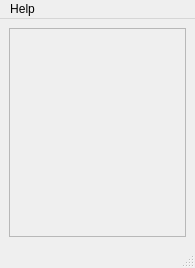
<?xml version="1.0" encoding="UTF-8"?>
<ui version="4.0">
 <class>MainWindow</class>
 <widget class="QMainWindow" name="MainWindow">
  <property name="geometry">
   <rect>
    <x>0</x>
    <y>0</y>
    <width>195</width>
    <height>268</height>
   </rect>
  </property>
  <property name="minimumSize">
   <size>
    <width>195</width>
    <height>250</height>
   </size>
  </property>
  <property name="windowTitle">
   <string>AVRelay</string>
  </property>
  <widget class="QWidget" name="centralwidget">
   <layout class="QVBoxLayout" name="verticalLayout">
    <item>
     <widget class="QScrollArea" name="scrollArea">
      <property name="widgetResizable">
       <bool>true</bool>
      </property>
      <widget class="QWidget" name="saContents">
       <property name="geometry">
        <rect>
         <x>0</x>
         <y>0</y>
         <width>175</width>
         <height>207</height>
        </rect>
       </property>
       <layout class="QVBoxLayout" name="verticalLayout_2">
        <item>
         <layout class="QFormLayout" name="saLayout">
          <property name="sizeConstraint">
           <enum>QLayout::SetMinimumSize</enum>
          </property>
          <property name="horizontalSpacing">
           <number>3</number>
          </property>
          <property name="verticalSpacing">
           <number>0</number>
          </property>
         </layout>
        </item>
       </layout>
      </widget>
     </widget>
    </item>
   </layout>
  </widget>
  <widget class="QMenuBar" name="menubar">
   <property name="geometry">
    <rect>
     <x>0</x>
     <y>0</y>
     <width>195</width>
     <height>21</height>
    </rect>
   </property>
   <widget class="QMenu" name="menuHelp">
    <property name="title">
     <string>Help</string>
    </property>
    <addaction name="actionAbout"/>
   </widget>
   <addaction name="menuHelp"/>
  </widget>
  <widget class="QStatusBar" name="statusbar"/>
  <action name="actionAbout">
   <property name="text">
    <string>About</string>
   </property>
  </action>
 </widget>
 <resources/>
 <connections/>
</ui>
